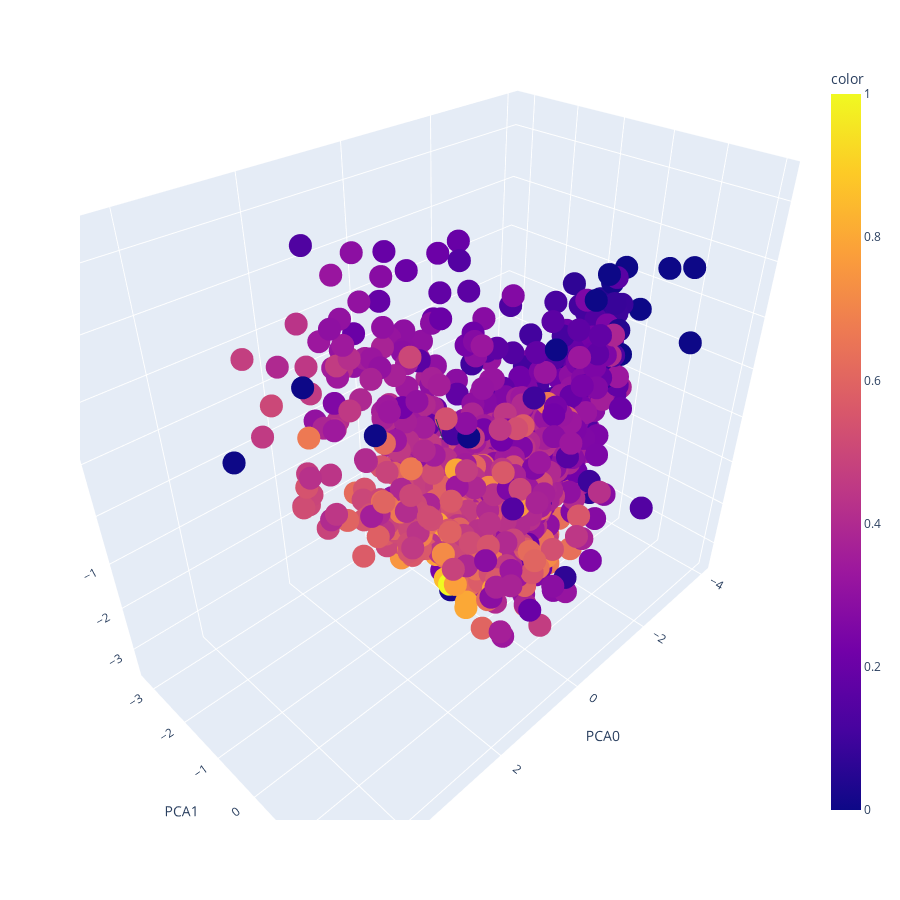

Source (notebook cell):
### Markdown cell above
Pour appréhender cette idée, nous representons les premiers axes factorials

### Code cell
# Représentation dynamique en 3D  des axes factorielles en fonction de la proportion
# de logements energivores
#components = pca.fit_transform(sc_dpe)
var = pca.explained_variance_ratio_.sum() # variance expliquée
# Plot de la figure
fig = px.scatter_3d(data_frame=result[['PCA0','PCA1','PCA2']], x = 'PCA0', y='PCA1', z='PCA2',
                   color=result['energivore'],width=900,height=900)
fig.add_annotation()
fig.show()

### Figure 1 — Plotly figure (JSON) as saved in the notebook; plotly's stock layout.template omitted (floating-point values rounded to 4 significant figures; data arrays with more than 128 entries replaced by an {"elided": "..."} marker saying what was removed)
{"data": [{"hovertemplate": "PCA0=%{x}<br>PCA1=%{y}<br>PCA2=%{z}<br>color=%{marker.color}<extra></extra>", "legendgroup": "", "marker": {"color": {"elided": "1002 float values"}, "coloraxis": "coloraxis", "symbol": "circle"}, "mode": "markers", "name": "", "scene": "scene", "showlegend": false, "type": "scatter3d", "x": {"elided": "1002 float values"}, "y": {"elided": "1002 float values"}, "z": {"elided": "1002 float values"}}], "layout": {"annotations": [{}], "coloraxis": {"colorbar": {"title": {"text": "color"}}, "colorscale": [[0, "#0d0887"], [0.1111, "#46039f"], [0.2222, "#7201a8"], [0.3333, "#9c179e"], [0.4444, "#bd3786"], [0.5556, "#d8576b"], [0.6667, "#ed7953"], [0.7778, "#fb9f3a"], [0.8889, "#fdca26"], [1, "#f0f921"]]}, "height": 900, "legend": {"tracegroupgap": 0}, "margin": {"t": 60}, "scene": {"aspectmode": "auto", "aspectratio": {"x": 1.249, "y": 0.7372, "z": 1.086}, "camera": {"center": {"x": 0, "y": 0, "z": 0}, "eye": {"x": 1.137, "y": 1.137, "z": 1.137}, "projection": {"type": "perspective"}, "up": {"x": 7.373e-18, "y": 7.373e-18, "z": 1}}, "domain": {"x": [0, 1], "y": [0, 1]}, "xaxis": {"title": {"text": "PCA0"}, "type": "linear"}, "yaxis": {"title": {"text": "PCA1"}, "type": "linear"}, "zaxis": {"title": {"text": "PCA2"}, "type": "linear"}}, "width": 900}}
